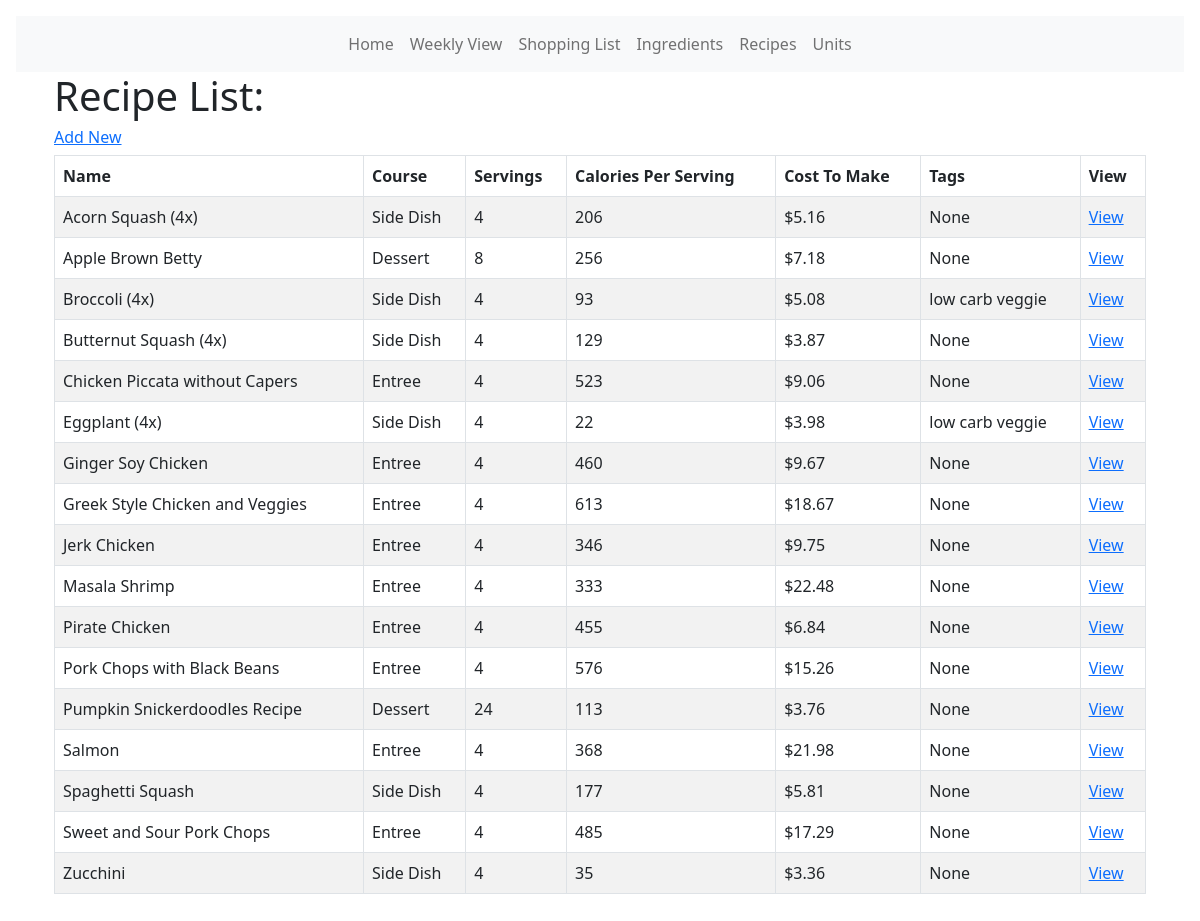
The page /recipe_list on the database its author committed.
### models.py (models this page shows, shortened)
class Recipe(db.Model):
    id = db.Column(db.Integer, primary_key=True)
    name = db.Column(db.String(100))
    course = db.Column(db.String(30))
    servings = db.Column(db.Float)
    serving_size = db.Column(db.String(30))
    tags = db.Column(db.Text)
    def get_total_cost(self):
        x = [x.qty for x in RecipeIngredient.query.filter_by(rid=self.id).all()]
        y = [
            y.ingredient.u_price
            for y in RecipeIngredient.query.filter_by(rid=self.id).all()
        ]
        tc = []
        for num1, num2 in zip(x, y):
            tc.append(num1 * num2)
        return sum(tc)
    def get_total_calories(self):
        a = [a.qty for a in RecipeIngredient.query.filter_by(rid=self.id).all()]
        p = [
            p.ingredient.protein
            for p in RecipeIngredient.query.filter_by(rid=self.id).all()
        ]
        c = [
            c.ingredient.carbs
            for c in RecipeIngredient.query.filter_by(rid=self.id).all()
        ]
        f = [
            f.ingredient.fat
            for f in RecipeIngredient.query.filter_by(rid=self.id).all()
        ]
        tp = []
        for num1, num2 in zip(a, p):
            tp.append((num1 * num2) * 4)
        tc = []
        for num1, num2 in zip(a, c):
            tc.append((num1 * num2) * 4)
        tf = []
        for num1, num2 in zip(a, f):
            tf.append((num1 * num2) * 9)
        gtl = (sum(tf)) + (sum(tp)) + (sum(tc))
        return gtl

class RecipeIngredient(db.Model):
    id = db.Column(db.Integer, primary_key=True)
    rid = db.Column(db.Integer, db.ForeignKey("recipe.id"))
    iid = db.Column(db.Integer, db.ForeignKey("ingredient.id"))
    qty = db.Column(db.Float)
    unit_suffix = db.Column(db.String(50))
    ingredient_color_tag = db.Column(db.String(20))

class Ingredient(db.Model):
    __tablename__ = "ingredient"
    id = db.Column(db.Integer, primary_key=True)
    name = db.Column(db.String(120), nullable=False)
    icalories = db.Column(db.Float)
    protein = db.Column(db.Float)
    carbs = db.Column(db.Float)
    fat = db.Column(db.Float)
    fiber = db.Column(db.Float)
    sugar = db.Column(db.Float)
    item_unit_size = db.Column(db.Float)  # How many units of item at store
    item_price = db.Column(db.Float)  # Price for full item at store
    u_price = db.Column(db.Float)
    aisle_id = db.Column(db.Integer, db.ForeignKey("aisle.id"))
    ingredients = db.relationship("RecipeIngredient", backref="ingredient")

### main.py (the view)
@app.route("/recipe_list")
def recipe_list():
    recipe_list = Recipe.query.order_by(Recipe.name)
    return render_template("/recipes/recipe_list.html", recipe_list=recipe_list)

### templates/recipes/recipe_list.html (shortened to what this page needs)
<!DOCTYPE html>
<html lang="en">
  <head>
    <link
      href="{{ url_for('static', filename='css/select2.css') }}"
      rel="stylesheet"
    />
    <link rel="stylesheet" type="text/css" href="https://cdn.datatables.net/1.10.25/css/dataTables.bootstrap5.css">
    {% extends 'base.html' %} {% block content %}
  </head>
  <body>
    <div class="container">
      <h1>Recipe List:</h1>
      <a href="{{url_for('add_recipe')}}"><h6>Add New</h6></a>
      <table id="data" class="table table-hover table-bordered table-striped">
        <thead>
          <tr>
          <th>Name</th>
          <th>Course</th>
          <th>Servings</th>
          <th>Calories Per Serving</th>
          <th>Cost To Make</th>
          <th>Tags</th>
          <th>View</th>
        </tr>
        </thead>
        <tbody>
        {% for recipe_table in recipe_list %}
        <tr>
          <td>{{recipe_table.name}}</td> <td>{{recipe_table.course}}</td><td>{{(' %0.0f'|format(recipe_table.servings)) if (recipe_table.servings%1==0) else (' %0.2f'|format(recipe_table.servings))}}</td><td>{{'%0.0f'|format((recipe_table.get_total_calories())/recipe_table.servings)}}</td> <td>{{'$%0.2f'|format(recipe_table.get_total_cost())}}</td> <td>{{recipe_table.tags}} </td><td><a href="{{url_for('recipe', id=recipe_table.id)}}">
          View</td>
        </tr>
        {% endfor %}
      </tbody>
      </table>
    </div>
  </body>
  {% endblock %}

### templates/base.html (shortened to what this page needs)
<!DOCTYPE html>
<html lang="en">
  <head>
    <link
      href="{{ url_for('static', filename='css/bs.css') }}"
      rel="stylesheet"
    />
    <link
      href="{{ url_for('static', filename='css/style.css') }}"
      rel="stylesheet"
    />
  </head>
  <body>
    {% include 'navbar.html' %}
    <div class="container">{% block content %} {% endblock %}</div>
  </body>
</html>

### templates/navbar.html (shortened to what this page needs)
<!DOCTYPE html>
<html lang="en">
  <head>
    <link
      href="https://cdn.jsdelivr.net/npm/bootstrap@5.2.0/dist/css/bootstrap.min.css"
      rel="stylesheet"
    />
    <link
      href="https://getbootstrap.com/docs/5.2/assets/css/docs.css"
      rel="stylesheet"
    />
  </head>
  <body class="p-3 m-0 border-0 bd-example">
    <nav class="navbar navbar-expand-lg bg-light d-print-none">
      <div class="container-fluid">
        <div class="collapse navbar-collapse" id="navbarTogglerDemo01">
          <ul class="navbar-nav mx-auto mb-2 mb-lg-0">
            <li class="nav-item">
              <a class="nav-link" href="{{ url_for('index') }}">Home</a>
            </li>
            <li class="nav-item">
              <a class="nav-link" href="{{ url_for('weekly_view') }}">Weekly View</a>
            </li>
            <li class="nav-item">
              <a class="nav-link" href="{{ url_for('list') }}">Shopping List</a>
            <li class="nav-item">
              <a class="nav-link" href="{{ url_for('ingredient_page') }}">Ingredients</a>
            </li>
            <li class="nav-item">
              <a class="nav-link" href="{{ url_for('recipe_list') }}">Recipes</a>
            </li>
            <li class="nav-item">
              <a class="nav-link" href="{{ url_for('unit_page') }}">Units</a>
            </li>
            </li>
          </ul>
        </div>
      </div>
    </nav>
  </body>
</html>

### rows shown on the page
Recipe: name "Acorn Squash (4x)", course "Side Dish", servings "4", tags "None"
RecipeIngredient: (recipe_table.get_total_calories())/recipe_table.servings "206", get_total_cost "$5.16"
Recipe: name "Apple Brown Betty", course "Dessert", servings "8", tags "None"
RecipeIngredient: (recipe_table.get_total_calories())/recipe_table.servings "256", get_total_cost "$7.18"
Recipe: name "Broccoli (4x)", course "Side Dish", servings "4", tags "low carb veggie"
RecipeIngredient: (recipe_table.get_total_calories())/recipe_table.servings "93", get_total_cost "$5.08"
Recipe: name "Butternut Squash (4x)", course "Side Dish", servings "4", tags "None"
RecipeIngredient: (recipe_table.get_total_calories())/recipe_table.servings "129", get_total_cost "$3.87"
Recipe: name "Chicken Piccata without Capers", course "Entree", servings "4", tags "None"
RecipeIngredient: (recipe_table.get_total_calories())/recipe_table.servings "523", get_total_cost "$9.06"
Recipe: name "Eggplant (4x)", course "Side Dish", servings "4", tags "low carb veggie"
RecipeIngredient: (recipe_table.get_total_calories())/recipe_table.servings "22", get_total_cost "$3.98"
Recipe: name "Ginger Soy Chicken", course "Entree", servings "4", tags "None"
RecipeIngredient: (recipe_table.get_total_calories())/recipe_table.servings "460", get_total_cost "$9.67"
Recipe: name "Greek Style Chicken and Veggies", course "Entree", servings "4", tags "None"
RecipeIngredient: (recipe_table.get_total_calories())/recipe_table.servings "613", get_total_cost "$18.67"
Recipe: name "Jerk Chicken", course "Entree", servings "4", tags "None"
RecipeIngredient: (recipe_table.get_total_calories())/recipe_table.servings "346", get_total_cost "$9.75"
Recipe: name "Masala Shrimp", course "Entree", servings "4", tags "None"
RecipeIngredient: (recipe_table.get_total_calories())/recipe_table.servings "333", get_total_cost "$22.48"
Recipe: name "Pirate Chicken", course "Entree", servings "4", tags "None"
RecipeIngredient: (recipe_table.get_total_calories())/recipe_table.servings "455", get_total_cost "$6.84"
Recipe: name "Pork Chops with Black Beans", course "Entree", servings "4", tags "None"
RecipeIngredient: (recipe_table.get_total_calories())/recipe_table.servings "576", get_total_cost "$15.26"
Recipe: name "Pumpkin Snickerdoodles Recipe", course "Dessert", servings "24", tags "None"
RecipeIngredient: (recipe_table.get_total_calories())/recipe_table.servings "113", get_total_cost "$3.76"
Recipe: name "Salmon", course "Entree", servings "4", tags "None"
RecipeIngredient: (recipe_table.get_total_calories())/recipe_table.servings "368", get_total_cost "$21.98"
Recipe: name "Spaghetti Squash", course "Side Dish", servings "4", tags "None"
RecipeIngredient: (recipe_table.get_total_calories())/recipe_table.servings "177", get_total_cost "$5.81"
Recipe: name "Sweet and Sour Pork Chops", course "Entree", servings "4", tags "None"
RecipeIngredient: (recipe_table.get_total_calories())/recipe_table.servings "485", get_total_cost "$17.29"
Recipe: name "Zucchini", course "Side Dish", servings "4", tags "None"
RecipeIngredient: (recipe_table.get_total_calories())/recipe_table.servings "35", get_total_cost "$3.36"
